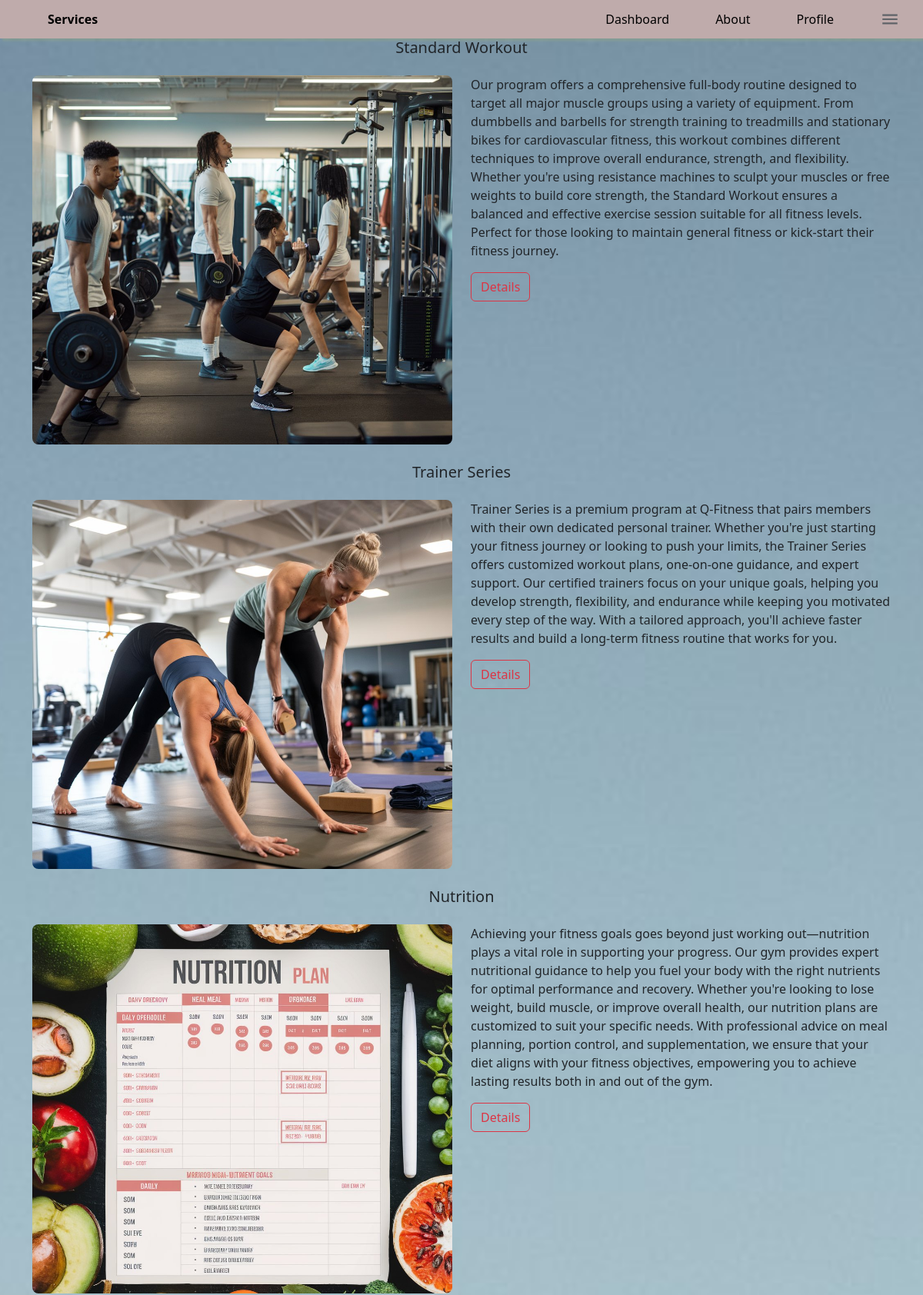
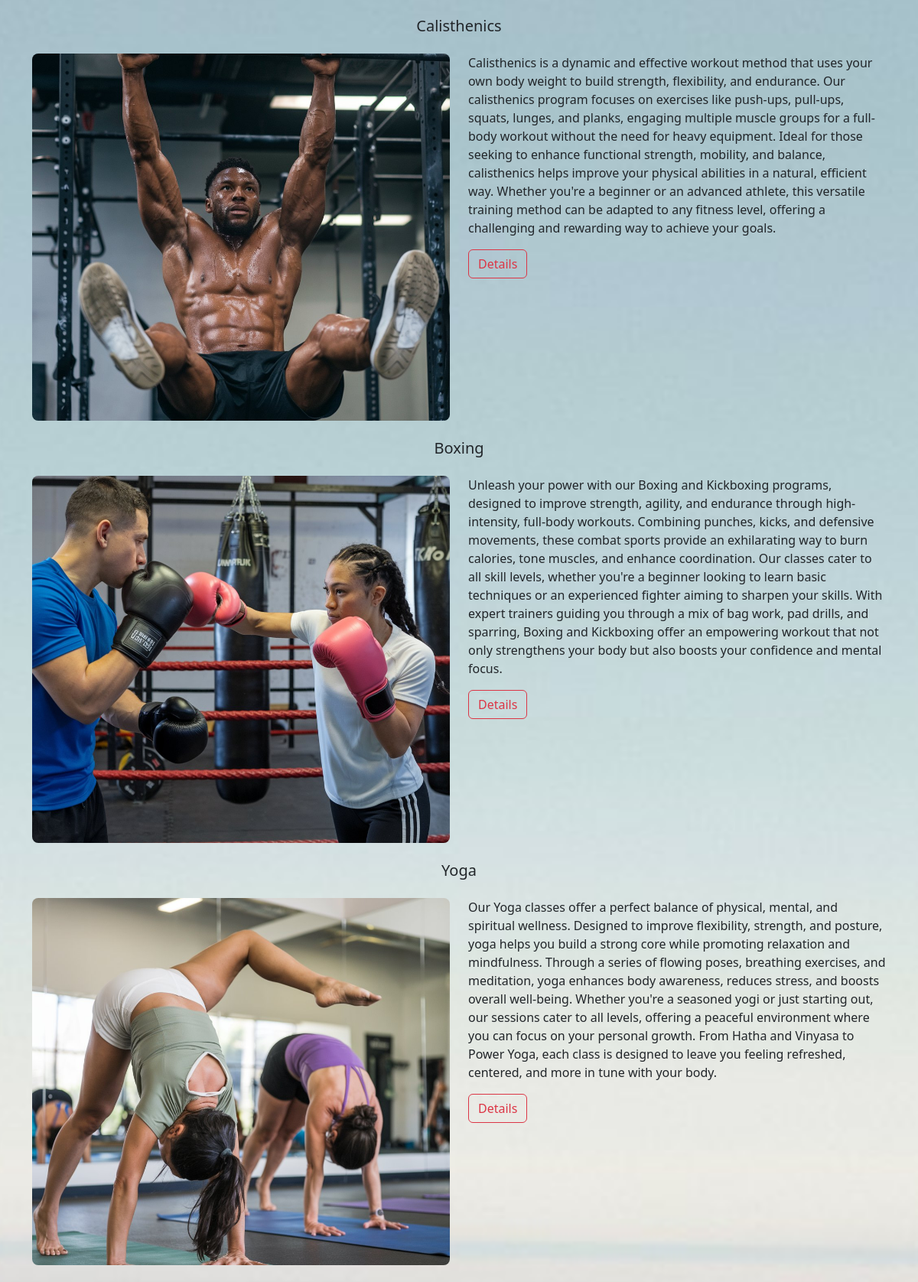
Page /services/ (upper part) on the committed database (2 pictures, top to bottom).
### main/models.py (models this page shows, shortened)
class Service(models.Model):
    title = models.CharField(max_length= 100)
    desc = models.TextField()
    image = models.ImageField(upload_to='services/', null=True, blank=True, default="default.png")

### main/views.py (the view)
# urls.py: path('services/', views.services, name="services"),
def services(request):
    services = Service.objects.all()
    return render(request, 'services.html', {"services":services})

### main/templates/services.html (shortened to what this page needs)
{% load static %}
<!DOCTYPE html>
<html lang="en">
<head>
    <link rel="stylesheet" href="{% static 'css/style.css' %}">
    <link href="https://cdn.jsdelivr.net/npm/bootstrap@5.3.3/dist/css/bootstrap.min.css" rel="stylesheet">
</head>
<body class="servicespagee">
    <nav>
        <ul>
            <li><a href="{% url 'main:services' %}"><b>Services</b></a></li>
            <li class="hideOnMobile"><a href="{% url 'main:dashboard' %}">Dashboard</a></li>
            <li class="hideOnMobile"><a href="{% url 'main:about' %}">About</a></li>
            <li><a href="{% url 'main:profile' %}">Profile</a></li>
            <li><a href="javascript:void(0)" onclick=showSidebar(event)><svg xmlns="http://www.w3.org/2000/svg" height="26px" viewBox="0 -960 960 960" width="26px" fill="#5f6368"><path d="M120-240v-80h720v80H120Zm0-200v-80h720v80H120Zm0-200v-80h720v80H120Z"/></svg></a></li>
        </ul>
    </nav>
    <div class="container">
      {% for service in services  %}
      <h5 class="card-title text-center">{{ service.title  }}</h5>
      <div class="row">
        <div class="col-md-6 col-sm-12 mb-4 mt-4">
         <img src="/media/{{service.image}}" class="servicescards rounded-3" width="200" alt="">
        </div>
        <div class="col-md-6 col-sm-12 mb-4 mt-4">
            <div class="card-body">
              <p>{{ service.desc  }}</p>
            </div>
            <a href="/details/{{ service.id  }}" class="btn btn-outline-danger mb-2">Details</a>
        </div>
      </div>
      {% endfor %}
    </div>
</body>
</html>

### main/static/css/style.css (style rules this page uses)
* { margin: 0; padding: 0; }
body { min-height: 100vh; background-color: rgba(252, 254, 255, 0.882); font-family: 'Segoe UI', Tahoma, Geneva, Verdana, sans-serif; }
nav { background-color: rgb(191, 171, 171); box-shadow: 3px 3px 3px rgba(246, 246, 4, 0.1); margin-left: 0px; }
nav ul { width: 100%; list-style: none; display: flex; justify-content: flex-end; align-items: center; margin-bottom: 0; }
nav li { height: 50px; }
nav a { height: 100%; padding: 0 30px; text-decoration: none; display: flex; align-items: center; color: black; }
nav li:first-child { margin-right: auto; }
.servicescards { object-fit: cover; width: 100%; max-height: 60vh; height: auto; }
.servicespagee { background-image: url('/static/img/bg4.jpeg'); background-size: cover; background-repeat: no-repeat; background-position: center; }

### rows in the picture
Service: title "Standard Workout", image (picture), desc "Our program offers a comprehensive full-body routine designed to target all major muscle groups using a variety of equipment. From dumbbells and barbells for strength training to treadmills and stationary bikes for cardiovascular fitness, this workout combines different techniques to improve overall endurance, strength, and flexibility. Whether you're using resistance machines to sculpt your muscles or free weights to build core strength, the Standard Workout ensures a balanced and effective exercise session suitable for all fitness levels. Perfect for those looking to maintain general fitness or kick-start their fitness journey."
Service: title "Trainer Series", image (picture), desc "Trainer Series is a premium program at Q-Fitness that pairs members with their own dedicated personal trainer. Whether you're just starting your fitness journey or looking to push your limits, the Trainer Series offers customized workout plans, one-on-one guidance, and expert support. Our certified trainers focus on your unique goals, helping you develop strength, flexibility, and endurance while keeping you motivated every step of the way. With a tailored approach, you'll achieve faster results and build a long-term fitness routine that works for you."
Service: title "Nutrition", image (picture), desc "Achieving your fitness goals goes beyond just working out—nutrition plays a vital role in supporting your progress. Our gym provides expert nutritional guidance to help you fuel your body with the right nutrients for optimal performance and recovery. Whether you're looking to lose weight, build muscle, or improve overall health, our nutrition plans are customized to suit your specific needs. With professional advice on meal planning, portion control, and supplementation, we ensure that your diet aligns with your fitness objectives, empowering you to achieve lasting results both in and out of the gym."
Service: title "Calisthenics", image (picture), desc "Calisthenics is a dynamic and effective workout method that uses your own body weight to build strength, flexibility, and endurance. Our calisthenics program focuses on exercises like push-ups, pull-ups, squats, lunges, and planks, engaging multiple muscle groups for a full-body workout without the need for heavy equipment. Ideal for those seeking to enhance functional strength, mobility, and balance, calisthenics helps improve your physical abilities in a natural, efficient way. Whether you're a beginner or an advanced athlete, this versatile training method can be adapted to any fitness level, offering a challenging and rewarding way to achieve your goals."
Service: title "Boxing", image (picture), desc "Unleash your power with our Boxing and Kickboxing programs, designed to improve strength, agility, and endurance through high-intensity, full-body workouts. Combining punches, kicks, and defensive movements, these combat sports provide an exhilarating way to burn calories, tone muscles, and enhance coordination. Our classes cater to all skill levels, whether you're a beginner looking to learn basic techniques or an experienced fighter aiming to sharpen your skills. With expert trainers guiding you through a mix of bag work, pad drills, and sparring, Boxing and Kickboxing offer an empowering workout that not only strengthens your body but also boosts your confidence and mental focus."
Service: title "Yoga", image (picture), desc "Our Yoga classes offer a perfect balance of physical, mental, and spiritual wellness. Designed to improve flexibility, strength, and posture, yoga helps you build a strong core while promoting relaxation and mindfulness. Through a series of flowing poses, breathing exercises, and meditation, yoga enhances body awareness, reduces stress, and boosts overall well-being. Whether you're a seasoned yogi or just starting out, our sessions cater to all levels, offering a peaceful environment where you can focus on your personal growth. From Hatha and Vinyasa to Power Yoga, each class is designed to leave you feeling refreshed, centered, and more in tune with your body."
